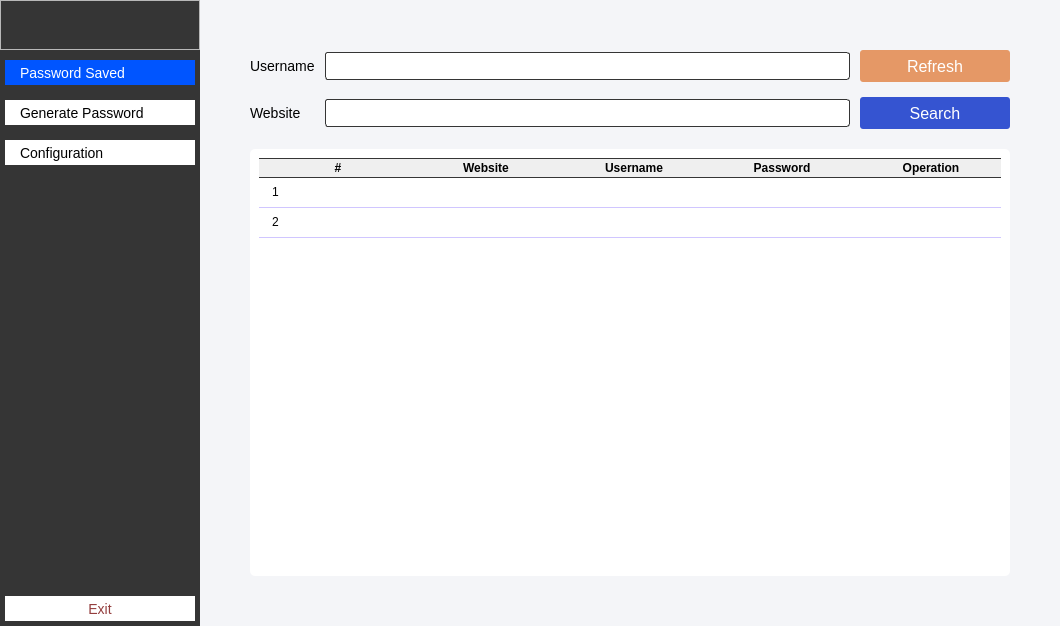
<?xml version="1.0" encoding="UTF-8"?>
<ui version="4.0">
 <class>MainWindow</class>
 <widget class="QMainWindow" name="MainWindow">
  <property name="geometry">
   <rect>
    <x>0</x>
    <y>0</y>
    <width>1060</width>
    <height>626</height>
   </rect>
  </property>
  <property name="windowTitle">
   <string>MainWindow</string>
  </property>
  <property name="styleSheet">
   <string notr="true">#logoFrame {
	image: url(:/icon/icon/key-48.ico);
	border-bottom: 1px solid #fff;
}

/* Style for menu  */
#menuWidget {
	background-color: #353535;
}

/*  Style for QPUShButton in menu widget  */
#menuWidget QPushButton {
	text-align: left;
	padding-left: 15px;
	background-color: #fff;
	font-size: 14px;
	border: 5px solid #353535;
	height: 25px;
}
#menuWidget QPushButton:hover {
	background-color: #e3e3e3;
}
#menuWidget QPushButton:checked {
	background-color: #0055ff;
	color: #fff;
}

/* style for main widget  */
#stackedWidget {
	background-color: #f4f5f8;
}

/*  Style for QLabel in main widget  */
#stackedWidget QLabel {
	font-size: 14px;
	font-family: &quot;Segoe UI Semibold&quot;;
}

/* Style for QLineEdit and QSpinBox in main widget */
#stackedWidget QLineEdit, #stackedWidget QSpinBox {
	border: 1px solid #353535;
	border-radius: 3px;
	padding: 5px 10px;
	font-size: 12px;
}

/* style for QSpinBox */
#stackedWidget QSpinBox::up-arrow {
	image: url(:/icon/icon/arrow-146-48.ico);
	width: 12px;
	height: 12px;
}
#stackedWidget QSpinBox::down-arrow {
	image: url(:/icon/icon/arrow-208-48.ico);
	width: 12px;
	height: 12px;
}
#stackedWidget QSpinBox::down-button, 
#stackedWidget QSpinBox::up-button {
	border: none;
	width: 30px;
}
#stackedWidget QSpinBox::down-button:hover, 
#stackedWidget QSpinBox::up-button:hover {
	background-color: rgb(176, 176, 176);
}
#stackedWidget QSpinBox::down-button:pressed, 
#stackedWidget QSpinBox::up-button:pressed {
	background-color: rgb(78, 88, 121);
}

/* Style for QPushButton on main stackWidget */
#stackedWidget QPushButton {
	border: none;
	font-size: 16px;
	border-radius: 3px;
	color: #fff;
	padding: 5px 10px;
}
#stackedWidget QPushButton:pressed {
	padding-left: 20px;
}

/* Style for Qpushbutton on the main widget */
#confEditBtn,
#generateCopyBtn,
#generateRestBtn,
#showSearchBtn
{
	background-color: #3554d1;
}
#confEditBtn:hover, #confEditBtn:pressed,
#generateCopyBtn:hover,#generateCopyBtn:pressed,
#generateRestBtn:hover, #generateRestBtn:pressed,
#showSearchBtn:hover, #showSearchBtn:pressed
{
	background-color: #0000ff;
}

#confSaveBtn,
#generateSaveBtn,
#generateCreateBtn
{
	background-color: #00aa7f;
}
#confSaveBtn:hover, #confSaveBtn:pressed,
#generateSaveBtn:hover, #generateSaveBtn:pressed,
#generateCreateBtn:hover, #generateCreateBtn:pressed
{
	background-color: #00aa00
}

/* Style for special QPushButton in main widget */
#confRefreshBtn,
#showRefreshBtn
{
	background-color: #E59866;
}
#confRefreshBtn:hover, #confRefreshBtn:pressed,
#showRefreshBtn:hover, #showRefreshBtn:pressed
{
	background-color: #DC7633;
}

/* Style for QCheckBox in main widget  */
QCheckBox {
	spacing: 10px;
	font-size: 14px;
}
QCheckBox::indicator{
	width: 15px;
	height: 15px;
}
QCheckBox:indicator:unchecked{
	image: url(:/icon/icon/checkbox_unchecked.ico);
}
QCheckBox:indicator:checked{
	image: url(:/icon/icon/checkbox_checked.ico);
}


/* Style for QFrame */
#resultFrame {
	border-radius: 5px;
	background-color: #fff;
}

/* Style for QtableWidget  */
#tableWidget QHeaderView, #tableWidget {
	border: none;
	background-color: #fff;
	border-radius: 5px;
	text-align: left;
}

#tableWidget QHeaderView::section {
	font-family: &quot;Times New Roman&quot;,&quot;Times&quot;,Serif&quot;&quot;;
	font-size: 12px;
	font-weight: bold;
	text-align: left;
	border-radius: 14px;
	border-bottom: 1px solid #353535;
	border-top: 1px solid #353535;
	padding-left: 10px;
}

#tableWidget::item:selected {
	background-color: #55aaff;
}

#tableWidget::item {
	border-bottom: 1px solid #d0c6ff;
	padding-left: 10px;
	color: #000;
}






</string>
  </property>
  <widget class="QWidget" name="centralwidget">
   <layout class="QGridLayout" name="gridLayout">
    <property name="leftMargin">
     <number>0</number>
    </property>
    <property name="topMargin">
     <number>0</number>
    </property>
    <property name="rightMargin">
     <number>0</number>
    </property>
    <property name="bottomMargin">
     <number>0</number>
    </property>
    <property name="spacing">
     <number>0</number>
    </property>
    <item row="0" column="0">
     <widget class="QWidget" name="menuWidget" native="true">
      <property name="minimumSize">
       <size>
        <width>200</width>
        <height>0</height>
       </size>
      </property>
      <property name="maximumSize">
       <size>
        <width>200</width>
        <height>16777215</height>
       </size>
      </property>
      <layout class="QVBoxLayout" name="verticalLayout">
       <property name="spacing">
        <number>5</number>
       </property>
       <property name="leftMargin">
        <number>0</number>
       </property>
       <property name="topMargin">
        <number>0</number>
       </property>
       <property name="rightMargin">
        <number>0</number>
       </property>
       <property name="bottomMargin">
        <number>0</number>
       </property>
       <item>
        <widget class="QFrame" name="logoFrame">
         <property name="minimumSize">
          <size>
           <width>0</width>
           <height>50</height>
          </size>
         </property>
         <property name="maximumSize">
          <size>
           <width>16777215</width>
           <height>50</height>
          </size>
         </property>
         <property name="frameShape">
          <enum>QFrame::StyledPanel</enum>
         </property>
         <property name="frameShadow">
          <enum>QFrame::Raised</enum>
         </property>
        </widget>
       </item>
       <item>
        <widget class="QPushButton" name="pushButton">
         <property name="text">
          <string>Password Saved</string>
         </property>
         <property name="icon">
          <iconset resource="../static/resource.qrc">
           <normaloff>:/icon/icon/key-4-128.gif</normaloff>
           <normalon>:/icon/icon/key-4-48-checked.ico</normalon>:/icon/icon/key-4-128.gif</iconset>
         </property>
         <property name="checkable">
          <bool>true</bool>
         </property>
         <property name="checked">
          <bool>true</bool>
         </property>
         <property name="autoExclusive">
          <bool>true</bool>
         </property>
        </widget>
       </item>
       <item>
        <widget class="QPushButton" name="pushButton_2">
         <property name="text">
          <string>Generate Password</string>
         </property>
         <property name="icon">
          <iconset resource="../static/resource.qrc">
           <normaloff>:/icon/icon/generic-text-48.ico</normaloff>
           <normalon>:/icon/icon/generic-text-48-checked.ico</normalon>:/icon/icon/generic-text-48.ico</iconset>
         </property>
         <property name="checkable">
          <bool>true</bool>
         </property>
         <property name="autoExclusive">
          <bool>true</bool>
         </property>
        </widget>
       </item>
       <item>
        <widget class="QPushButton" name="pushButton_3">
         <property name="text">
          <string>Configuration</string>
         </property>
         <property name="icon">
          <iconset resource="../static/resource.qrc">
           <normaloff>:/icon/icon/data-configuration-128.gif</normaloff>
           <normalon>:/icon/icon/data-configuratio-checkedn-48.ico</normalon>:/icon/icon/data-configuration-128.gif</iconset>
         </property>
         <property name="checkable">
          <bool>true</bool>
         </property>
         <property name="checked">
          <bool>false</bool>
         </property>
         <property name="autoExclusive">
          <bool>true</bool>
         </property>
        </widget>
       </item>
       <item>
        <spacer name="verticalSpacer">
         <property name="orientation">
          <enum>Qt::Vertical</enum>
         </property>
         <property name="sizeHint" stdset="0">
          <size>
           <width>20</width>
           <height>478</height>
          </size>
         </property>
        </spacer>
       </item>
       <item>
        <widget class="QPushButton" name="exitBtn">
         <property name="styleSheet">
          <string notr="true">#exitBtn {
	color: #943e3e;
	text-align: center;
	padding-left: 0;
}
#exitBtn:pressed {
	padding-left: 10px;
}</string>
         </property>
         <property name="text">
          <string>Exit</string>
         </property>
         <property name="icon">
          <iconset resource="../static/resource.qrc">
           <normaloff>:/icon/icon/logout-48.ico</normaloff>:/icon/icon/logout-48.ico</iconset>
         </property>
        </widget>
       </item>
      </layout>
     </widget>
    </item>
    <item row="0" column="1">
     <widget class="QStackedWidget" name="stackedWidget">
      <property name="currentIndex">
       <number>0</number>
      </property>
      <widget class="QWidget" name="page">
       <layout class="QGridLayout" name="gridLayout_4">
        <property name="leftMargin">
         <number>50</number>
        </property>
        <property name="topMargin">
         <number>50</number>
        </property>
        <property name="rightMargin">
         <number>50</number>
        </property>
        <property name="bottomMargin">
         <number>50</number>
        </property>
        <property name="horizontalSpacing">
         <number>6</number>
        </property>
        <property name="verticalSpacing">
         <number>20</number>
        </property>
        <item row="0" column="0">
         <layout class="QGridLayout" name="gridLayout_3">
          <property name="horizontalSpacing">
           <number>10</number>
          </property>
          <property name="verticalSpacing">
           <number>15</number>
          </property>
          <item row="0" column="0">
           <widget class="QLabel" name="label_4">
            <property name="text">
             <string>Username</string>
            </property>
           </widget>
          </item>
          <item row="0" column="1">
           <widget class="QLineEdit" name="lineEdit_4"/>
          </item>
          <item row="0" column="2">
           <widget class="QPushButton" name="showRefreshBtn">
            <property name="minimumSize">
             <size>
              <width>150</width>
              <height>32</height>
             </size>
            </property>
            <property name="maximumSize">
             <size>
              <width>150</width>
              <height>32</height>
             </size>
            </property>
            <property name="text">
             <string>Refresh</string>
            </property>
            <property name="icon">
             <iconset resource="../static/resource.qrc">
              <normaloff>:/icon/icon/redo-5-128.gif</normaloff>:/icon/icon/redo-5-128.gif</iconset>
            </property>
           </widget>
          </item>
          <item row="1" column="0">
           <widget class="QLabel" name="label_5">
            <property name="text">
             <string>Website</string>
            </property>
           </widget>
          </item>
          <item row="1" column="1">
           <widget class="QLineEdit" name="lineEdit_5"/>
          </item>
          <item row="1" column="2">
           <widget class="QPushButton" name="showSearchBtn">
            <property name="minimumSize">
             <size>
              <width>150</width>
              <height>32</height>
             </size>
            </property>
            <property name="maximumSize">
             <size>
              <width>150</width>
              <height>32</height>
             </size>
            </property>
            <property name="text">
             <string>Search</string>
            </property>
            <property name="icon">
             <iconset resource="../static/resource.qrc">
              <normaloff>:/icon/icon/search-7-128.gif</normaloff>:/icon/icon/search-7-128.gif</iconset>
            </property>
           </widget>
          </item>
         </layout>
        </item>
        <item row="1" column="0">
         <widget class="QFrame" name="resultFrame">
          <property name="frameShape">
           <enum>QFrame::StyledPanel</enum>
          </property>
          <property name="frameShadow">
           <enum>QFrame::Raised</enum>
          </property>
          <layout class="QGridLayout" name="gridLayout_2">
           <item row="0" column="0">
            <widget class="QTableWidget" name="tableWidget">
             <property name="focusPolicy">
              <enum>Qt::NoFocus</enum>
             </property>
             <property name="frameShape">
              <enum>QFrame::NoFrame</enum>
             </property>
             <property name="showGrid">
              <bool>false</bool>
             </property>
             <property name="gridStyle">
              <enum>Qt::NoPen</enum>
             </property>
             <property name="rowCount">
              <number>2</number>
             </property>
             <attribute name="horizontalHeaderDefaultSectionSize">
              <number>148</number>
             </attribute>
             <attribute name="horizontalHeaderStretchLastSection">
              <bool>true</bool>
             </attribute>
             <attribute name="verticalHeaderVisible">
              <bool>false</bool>
             </attribute>
             <row/>
             <row/>
             <column>
              <property name="text">
               <string>#</string>
              </property>
             </column>
             <column>
              <property name="text">
               <string>Website</string>
              </property>
             </column>
             <column>
              <property name="text">
               <string>Username</string>
              </property>
             </column>
             <column>
              <property name="text">
               <string>Password</string>
              </property>
             </column>
             <column>
              <property name="text">
               <string>Operation</string>
              </property>
             </column>
             <item row="0" column="0">
              <property name="text">
               <string>1</string>
              </property>
             </item>
             <item row="1" column="0">
              <property name="text">
               <string>2</string>
              </property>
             </item>
            </widget>
           </item>
          </layout>
         </widget>
        </item>
       </layout>
      </widget>
      <widget class="QWidget" name="page_2">
       <layout class="QGridLayout" name="gridLayout_6">
        <property name="leftMargin">
         <number>100</number>
        </property>
        <property name="topMargin">
         <number>50</number>
        </property>
        <property name="rightMargin">
         <number>100</number>
        </property>
        <property name="verticalSpacing">
         <number>20</number>
        </property>
        <item row="0" column="0" colspan="3">
         <layout class="QGridLayout" name="gridLayout_5">
          <property name="horizontalSpacing">
           <number>10</number>
          </property>
          <property name="verticalSpacing">
           <number>15</number>
          </property>
          <item row="0" column="0">
           <widget class="QLabel" name="label_2">
            <property name="text">
             <string>Website</string>
            </property>
           </widget>
          </item>
          <item row="0" column="1">
           <widget class="QLineEdit" name="lineEdit"/>
          </item>
          <item row="1" column="0">
           <widget class="QLabel" name="label">
            <property name="text">
             <string>Username</string>
            </property>
           </widget>
          </item>
          <item row="1" column="1">
           <widget class="QLineEdit" name="lineEdit_2"/>
          </item>
          <item row="2" column="0">
           <widget class="QLabel" name="label_3">
            <property name="text">
             <string>Length</string>
            </property>
           </widget>
          </item>
          <item row="2" column="1">
           <widget class="QSpinBox" name="spinBox">
            <property name="value">
             <number>8</number>
            </property>
           </widget>
          </item>
         </layout>
        </item>
        <item row="1" column="0" colspan="3">
         <layout class="QHBoxLayout" name="horizontalLayout">
          <property name="spacing">
           <number>50</number>
          </property>
          <item>
           <spacer name="horizontalSpacer">
            <property name="orientation">
             <enum>Qt::Horizontal</enum>
            </property>
            <property name="sizeHint" stdset="0">
             <size>
              <width>40</width>
              <height>20</height>
             </size>
            </property>
           </spacer>
          </item>
          <item>
           <widget class="QCheckBox" name="checkBox">
            <property name="text">
             <string>Uppercase</string>
            </property>
           </widget>
          </item>
          <item>
           <widget class="QCheckBox" name="checkBox_2">
            <property name="text">
             <string>Numbers</string>
            </property>
           </widget>
          </item>
          <item>
           <widget class="QCheckBox" name="checkBox_3">
            <property name="text">
             <string>Special Character</string>
            </property>
           </widget>
          </item>
          <item>
           <spacer name="horizontalSpacer_2">
            <property name="orientation">
             <enum>Qt::Horizontal</enum>
            </property>
            <property name="sizeHint" stdset="0">
             <size>
              <width>40</width>
              <height>20</height>
             </size>
            </property>
           </spacer>
          </item>
         </layout>
        </item>
        <item row="5" column="0" colspan="3">
         <spacer name="verticalSpacer_2">
          <property name="orientation">
           <enum>Qt::Vertical</enum>
          </property>
          <property name="sizeHint" stdset="0">
           <size>
            <width>657</width>
            <height>304</height>
           </size>
          </property>
         </spacer>
        </item>
        <item row="3" column="0" colspan="3">
         <widget class="QLineEdit" name="generatePWLineEdit">
          <property name="font">
           <font>
            <pointsize>-1</pointsize>
           </font>
          </property>
          <property name="styleSheet">
           <string notr="true">#generatePWLineEdit {
	background-color: #fff;
	font-size: 30px;
	border: none;
}</string>
          </property>
          <property name="alignment">
           <set>Qt::AlignCenter</set>
          </property>
          <property name="readOnly">
           <bool>true</bool>
          </property>
          <property name="placeholderText">
           <string>Password</string>
          </property>
         </widget>
        </item>
        <item row="2" column="0">
         <widget class="QPushButton" name="generateRestBtn">
          <property name="minimumSize">
           <size>
            <width>0</width>
            <height>32</height>
           </size>
          </property>
          <property name="maximumSize">
           <size>
            <width>16777215</width>
            <height>32</height>
           </size>
          </property>
          <property name="text">
           <string>Reset</string>
          </property>
          <property name="icon">
           <iconset resource="../static/resource.qrc">
            <normaloff>:/icon/icon/redo-5-128.gif</normaloff>:/icon/icon/redo-5-128.gif</iconset>
          </property>
         </widget>
        </item>
        <item row="2" column="1" colspan="2">
         <widget class="QPushButton" name="generateCreateBtn">
          <property name="minimumSize">
           <size>
            <width>0</width>
            <height>32</height>
           </size>
          </property>
          <property name="maximumSize">
           <size>
            <width>16777215</width>
            <height>32</height>
           </size>
          </property>
          <property name="text">
           <string>Generate Password</string>
          </property>
          <property name="icon">
           <iconset resource="../static/resource.qrc">
            <normaloff>:/icon/icon/pressure-128.gif</normaloff>:/icon/icon/pressure-128.gif</iconset>
          </property>
         </widget>
        </item>
        <item row="4" column="2">
         <widget class="QPushButton" name="generateSaveBtn">
          <property name="minimumSize">
           <size>
            <width>0</width>
            <height>32</height>
           </size>
          </property>
          <property name="maximumSize">
           <size>
            <width>16777215</width>
            <height>32</height>
           </size>
          </property>
          <property name="text">
           <string>Save</string>
          </property>
          <property name="icon">
           <iconset resource="../static/resource.qrc">
            <normaloff>:/icon/icon/save-128.gif</normaloff>:/icon/icon/save-128.gif</iconset>
          </property>
         </widget>
        </item>
        <item row="4" column="0" colspan="2">
         <widget class="QPushButton" name="generateCopyBtn">
          <property name="minimumSize">
           <size>
            <width>0</width>
            <height>32</height>
           </size>
          </property>
          <property name="maximumSize">
           <size>
            <width>16777215</width>
            <height>32</height>
           </size>
          </property>
          <property name="text">
           <string>Copy</string>
          </property>
          <property name="icon">
           <iconset resource="../static/resource.qrc">
            <normaloff>:/icon/icon/copy-128.gif</normaloff>:/icon/icon/copy-128.gif</iconset>
          </property>
         </widget>
        </item>
       </layout>
      </widget>
      <widget class="QWidget" name="page_3">
       <layout class="QGridLayout" name="gridLayout_8">
        <property name="leftMargin">
         <number>100</number>
        </property>
        <property name="topMargin">
         <number>50</number>
        </property>
        <property name="rightMargin">
         <number>100</number>
        </property>
        <property name="bottomMargin">
         <number>11</number>
        </property>
        <property name="verticalSpacing">
         <number>20</number>
        </property>
        <item row="0" column="0" colspan="3">
         <layout class="QGridLayout" name="gridLayout_7">
          <property name="horizontalSpacing">
           <number>10</number>
          </property>
          <property name="verticalSpacing">
           <number>20</number>
          </property>
          <item row="0" column="1">
           <widget class="QLineEdit" name="lineEdit_6">
            <property name="placeholderText">
             <string>abcdefghijklmnopqrstuvwxyz</string>
            </property>
           </widget>
          </item>
          <item row="1" column="0">
           <widget class="QLabel" name="label_7">
            <property name="text">
             <string>Uppercase</string>
            </property>
           </widget>
          </item>
          <item row="0" column="0">
           <widget class="QLabel" name="label_6">
            <property name="text">
             <string>Lowercase</string>
            </property>
           </widget>
          </item>
          <item row="2" column="0">
           <widget class="QLabel" name="label_8">
            <property name="text">
             <string>Numbers</string>
            </property>
           </widget>
          </item>
          <item row="2" column="1">
           <widget class="QLineEdit" name="lineEdit_8">
            <property name="placeholderText">
             <string>1234567890</string>
            </property>
           </widget>
          </item>
          <item row="1" column="1">
           <widget class="QLineEdit" name="lineEdit_7">
            <property name="placeholderText">
             <string>ABCDEFGHIJKLMNOPQRSTUVWXYZ</string>
            </property>
           </widget>
          </item>
          <item row="3" column="0">
           <widget class="QLabel" name="label_9">
            <property name="text">
             <string>Special Characters</string>
            </property>
           </widget>
          </item>
          <item row="3" column="1">
           <widget class="QLineEdit" name="lineEdit_9">
            <property name="placeholderText">
             <string>@#$%&amp;^!</string>
            </property>
           </widget>
          </item>
         </layout>
        </item>
        <item row="1" column="0">
         <widget class="QPushButton" name="confEditBtn">
          <property name="minimumSize">
           <size>
            <width>0</width>
            <height>32</height>
           </size>
          </property>
          <property name="maximumSize">
           <size>
            <width>16777215</width>
            <height>32</height>
           </size>
          </property>
          <property name="text">
           <string>Edit</string>
          </property>
          <property name="icon">
           <iconset resource="../static/resource.qrc">
            <normaloff>:/icon/icon/edit-property-48.ico</normaloff>:/icon/icon/edit-property-48.ico</iconset>
          </property>
         </widget>
        </item>
        <item row="1" column="1">
         <widget class="QPushButton" name="confRefreshBtn">
          <property name="minimumSize">
           <size>
            <width>0</width>
            <height>32</height>
           </size>
          </property>
          <property name="maximumSize">
           <size>
            <width>16777215</width>
            <height>32</height>
           </size>
          </property>
          <property name="text">
           <string>Refresh</string>
          </property>
          <property name="icon">
           <iconset resource="../static/resource.qrc">
            <normaloff>:/icon/icon/redo-5-128.gif</normaloff>:/icon/icon/redo-5-128.gif</iconset>
          </property>
         </widget>
        </item>
        <item row="1" column="2">
         <widget class="QPushButton" name="confSaveBtn">
          <property name="minimumSize">
           <size>
            <width>0</width>
            <height>32</height>
           </size>
          </property>
          <property name="maximumSize">
           <size>
            <width>16777215</width>
            <height>32</height>
           </size>
          </property>
          <property name="text">
           <string>Save</string>
          </property>
          <property name="icon">
           <iconset resource="../static/resource.qrc">
            <normaloff>:/icon/icon/save-128.gif</normaloff>:/icon/icon/save-128.gif</iconset>
          </property>
         </widget>
        </item>
        <item row="2" column="1">
         <spacer name="verticalSpacer_3">
          <property name="orientation">
           <enum>Qt::Vertical</enum>
          </property>
          <property name="sizeHint" stdset="0">
           <size>
            <width>20</width>
            <height>451</height>
           </size>
          </property>
         </spacer>
        </item>
       </layout>
      </widget>
     </widget>
    </item>
   </layout>
  </widget>
 </widget>
 <resources>
  <include location="../static/resource.qrc"/>
 </resources>
 <connections/>
</ui>
